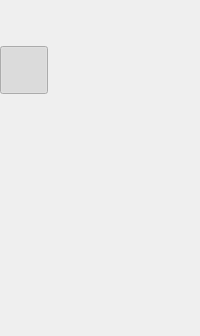
     <widget class="QFrame" name="menu">
      <property name="styleSheet">
       <string notr="true"/>
      </property>
      <property name="frameShape">
       <enum>QFrame::NoFrame</enum>
      </property>
      <property name="frameShadow">
       <enum>QFrame::Raised</enum>
      </property>
      <property name="lineWidth">
       <number>0</number>
      </property>
      <layout class="QVBoxLayout" name="verticalLayout">
       <property name="spacing">
        <number>0</number>
       </property>
       <property name="leftMargin">
        <number>0</number>
       </property>
       <property name="topMargin">
        <number>0</number>
       </property>
       <property name="rightMargin">
        <number>0</number>
       </property>
       <property name="bottomMargin">
        <number>0</number>
       </property>
       <item>
        <widget class="QPushButton" name="top_logo_button">
         <property name="sizePolicy">
          <sizepolicy hsizetype="Fixed" vsizetype="Fixed">
           <horstretch>0</horstretch>
           <verstretch>0</verstretch>
          </sizepolicy>
         </property>
         <property name="minimumSize">
          <size>
           <width>48</width>
           <height>46</height>
          </size>
         </property>
         <property name="sizeIncrement">
          <size>
           <width>0</width>
           <height>0</height>
          </size>
         </property>
         <property name="toolTip">
          <string>&lt;html&gt;&lt;head/&gt;&lt;body&gt;&lt;p&gt;Menu&lt;/p&gt;&lt;/body&gt;&lt;/html&gt;</string>
         </property>
         <property name="styleSheet">
          <string notr="true">QPushButton:hover{border: none;}</string>
         </property>
         <property name="text">
          <string/>
         </property>
         <property name="icon">
          <iconset resource="../../resources.qrc">
           <normaloff>:/logos/images/logo/Quest_Q_RGB.png</normaloff>:/logos/images/logo/Quest_Q_RGB.png</iconset>
         </property>
         <property name="iconSize">
          <size>
           <width>36</width>
           <height>36</height>
          </size>
         </property>
         <property name="checkable">
          <bool>false</bool>
         </property>
         <property name="flat">
          <bool>true</bool>
         </property>
        </widget>
       </item>
       <item>
        <widget class="QFrame" name="bottom_left_frame">
         <property name="sizePolicy">
          <sizepolicy hsizetype="Fixed" vsizetype="Preferred">
           <horstretch>0</horstretch>
           <verstretch>0</verstretch>
          </sizepolicy>
         </property>
         <property name="minimumSize">
          <size>
           <width>48</width>
           <height>0</height>
          </size>
         </property>
         <property name="contextMenuPolicy">
          <enum>Qt::DefaultContextMenu</enum>
         </property>
         <property name="styleSheet">
          <string notr="true"/>
         </property>
         <layout class="QVBoxLayout" name="verticalLayout_4">
          <property name="spacing">
           <number>0</number>
          </property>
          <property name="leftMargin">
           <number>0</number>
          </property>
          <property name="topMargin">
           <number>0</number>
          </property>
          <property name="rightMargin">
           <number>0</number>
          </property>
          <property name="bottomMargin">
           <number>0</number>
          </property>
          <item>
           <widget class="QFrame" name="top_menu_bar">
            <property name="sizePolicy">
             <sizepolicy hsizetype="Fixed" vsizetype="Preferred">
              <horstretch>0</horstretch>
              <verstretch>0</verstretch>
             </sizepolicy>
            </property>
            <property name="minimumSize">
             <size>
              <width>48</width>
              <height>0</height>
             </size>
            </property>
            <property name="styleSheet">
             <string notr="true"/>
            </property>
            <property name="frameShape">
             <enum>QFrame::NoFrame</enum>
            </property>
            <property name="frameShadow">
             <enum>QFrame::Raised</enum>
            </property>
            <layout class="QVBoxLayout" name="verticalLayout_2">
             <property name="spacing">
              <number>9</number>
             </property>
             <property name="leftMargin">
              <number>0</number>
             </property>
             <property name="topMargin">
              <number>0</number>
             </property>
             <property name="rightMargin">
              <number>0</number>
             </property>
             <property name="bottomMargin">
              <number>0</number>
             </property>
             <item>
              <widget class="QPushButton" name="home_button">
               <property name="sizePolicy">
                <sizepolicy hsizetype="Expanding" vsizetype="Fixed">
                 <horstretch>0</horstretch>
                 <verstretch>0</verstretch>
                </sizepolicy>
               </property>
               <property name="minimumSize">
                <size>
                 <width>48</width>
                 <height>48</height>
                </size>
               </property>
               <property name="toolTip">
                <string>&lt;html&gt;&lt;head/&gt;&lt;body&gt;&lt;p&gt;Home&lt;/p&gt;&lt;/body&gt;&lt;/html&gt;</string>
               </property>
               <property name="autoFillBackground">
                <bool>false</bool>
               </property>
               <property name="styleSheet">
                <string notr="true"/>
               </property>
               <property name="text">
                <string/>
               </property>
               <property name="icon">
                <iconset resource="../../resources.qrc">
                 <normaloff>:/svgs/images/svgs/home_FILL0_wght200_GRAD0_opsz48.svg</normaloff>:/svgs/images/svgs/home_FILL0_wght200_GRAD0_opsz48.svg</iconset>
               </property>
               <property name="iconSize">
                <size>
                 <width>32</width>
                 <height>32</height>
                </size>
               </property>
               <property name="checkable">
                <bool>true</bool>
               </property>
               <property name="checked">
                <bool>true</bool>
               </property>
               <property name="autoExclusive">
                <bool>true</bool>
               </property>
               <property name="flat">
                <bool>true</bool>
               </property>
              </widget>
             </item>
             <item>
              <widget class="QPushButton" name="workspace_button">
               <property name="sizePolicy">
                <sizepolicy hsizetype="Expanding" vsizetype="Fixed">
                 <horstretch>0</horstretch>
                 <verstretch>0</verstretch>
                </sizepolicy>
               </property>
               <property name="minimumSize">
                <size>
                 <width>48</width>
                 <height>48</height>
                </size>
               </property>
               <property name="toolTip">
                <string>&lt;html&gt;&lt;head/&gt;&lt;body&gt;&lt;p&gt;Work space&lt;/p&gt;&lt;/body&gt;&lt;/html&gt;</string>
               </property>
               <property name="styleSheet">
                <string notr="true"/>
               </property>
               <property name="text">
                <string/>
               </property>
               <property name="icon">
                <iconset resource="../../resources.qrc">
                 <normaloff>:/icon/images/icons/hub_FILL0_wght200_GRAD0_opsz48.png</normaloff>:/icon/images/icons/hub_FILL0_wght200_GRAD0_opsz48.png</iconset>
               </property>
               <property name="iconSize">
                <size>
                 <width>32</width>
                 <height>32</height>
                </size>
               </property>
               <property name="checkable">
                <bool>true</bool>
               </property>
               <property name="autoExclusive">
                <bool>true</bool>
               </property>
               <property name="autoRepeatInterval">
                <number>100</number>
               </property>
               <property name="flat">
                <bool>true</bool>
               </property>
              </widget>
             </item>
             <item>
              <widget class="QPushButton" name="chat_button">
               <property name="toolTip">
                <string>&lt;html&gt;&lt;head/&gt;&lt;body&gt;&lt;p&gt;Data Visualization&lt;/p&gt;&lt;/body&gt;&lt;/html&gt;</string>
               </property>
               <property name="styleSheet">
                <string notr="true"/>
               </property>
               <property name="text">
                <string/>
               </property>
               <property name="icon">
                <iconset resource="../../resources.qrc">
                 <normaloff>:/icon/images/icons/insert_chart_FILL0_wght200_GRAD0_opsz48.png</normaloff>:/icon/images/icons/insert_chart_FILL0_wght200_GRAD0_opsz48.png</iconset>
               </property>
               <property name="iconSize">
                <size>
                 <width>32</width>
                 <height>48</height>
                </size>
               </property>
               <property name="checkable">
                <bool>true</bool>
               </property>
               <property name="autoExclusive">
                <bool>true</bool>
               </property>
               <property name="flat">
                <bool>true</bool>
               </property>
              </widget>
             </item>
             <item>
              <widget class="QPushButton" name="setting_button">
               <property name="sizePolicy">
                <sizepolicy hsizetype="Expanding" vsizetype="Fixed">
                 <horstretch>0</horstretch>
                 <verstretch>0</verstretch>
                </sizepolicy>
               </property>
               <property name="minimumSize">
                <size>
                 <width>48</width>
                 <height>48</height>
                </size>
               </property>
               <property name="toolTip">
                <string>&lt;html&gt;&lt;head/&gt;&lt;body&gt;&lt;p&gt;Settings&lt;/p&gt;&lt;/body&gt;&lt;/html&gt;</string>
               </property>
               <property name="styleSheet">
                <string notr="true"/>
               </property>
               <property name="text">
                <string/>
               </property>
               <property name="icon">
                <iconset resource="../../resources.qrc">
                 <normaloff>:/icon/images/icons/settings_FILL0_wght200_GRAD0_opsz48.png</normaloff>:/icon/images/icons/settings_FILL0_wght200_GRAD0_opsz48.png</iconset>
               </property>
               <property name="iconSize">
                <size>
                 <width>32</width>
                 <height>32</height>
                </size>
               </property>
               <property name="checkable">
                <bool>true</bool>
               </property>
               <property name="autoExclusive">
                <bool>true</bool>
               </property>
               <property name="flat">
                <bool>true</bool>
               </property>
              </widget>
             </item>
             <item>
              <spacer name="verticalSpacer">
               <property name="orientation">
                <enum>Qt::Vertical</enum>
               </property>
               <property name="sizeHint" stdset="0">
                <size>
                 <width>20</width>
                 <height>40</height>
                </size>
               </property>
              </spacer>
             </item>
             <item>
              <widget class="QPushButton" name="about">
               <property name="sizePolicy">
                <sizepolicy hsizetype="Expanding" vsizetype="Fixed">
                 <horstretch>0</horstretch>
                 <verstretch>0</verstretch>
                </sizepolicy>
               </property>
               <property name="minimumSize">
                <size>
                 <width>48</width>
                 <height>48</height>
                </size>
               </property>
               <property name="toolTip">
                <string>&lt;html&gt;&lt;head/&gt;&lt;body&gt;&lt;p&gt;About&lt;/p&gt;&lt;/body&gt;&lt;/html&gt;</string>
               </property>
               <property name="styleSheet">
                <string notr="true"/>
               </property>
               <property name="text">
                <string/>
               </property>
               <property name="icon">
                <iconset resource="../../resources.qrc">
                 <normaloff>:/icon/images/icons/help_FILL0_wght200_GRAD0_opsz48.png</normaloff>:/icon/images/icons/help_FILL0_wght200_GRAD0_opsz48.png</iconset>
               </property>
               <property name="iconSize">
                <size>
                 <width>32</width>
                 <height>32</height>
                </size>
               </property>
               <property name="checkable">
                <bool>true</bool>
               </property>
               <property name="autoExclusive">
                <bool>true</bool>
               </property>
               <property name="flat">
                <bool>true</bool>
               </property>
              </widget>
             </item>
            </layout>
           </widget>
          </item>
         </layout>
        </widget>
       </item>
      </layout>
     </widget>
